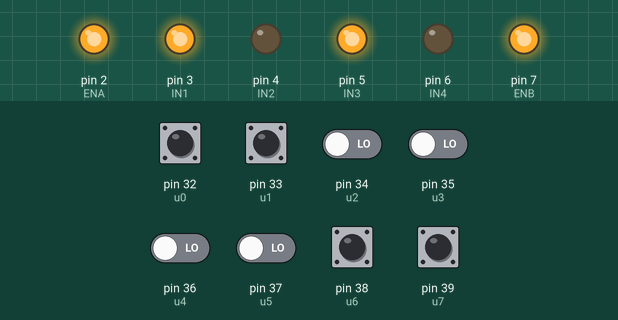
Recording of a sketch running on a simulated Arduino Mega 2560, built with avr-gcc and run on an emulated ATmega2560. On the bench: output pins drawn as LEDs (lit = HIGH). The test bench sets the inputs (shaded band); at power-on: pin 32 (u0), pin 33 (u1), pin 38 (u6), pin 39 (u7) HIGH, pin 34 (u2), pin 35 (u3), pin 36 (u4), pin 37 (u5) LOW. What the sketch prints to the serial monitor is not drawn.

Above: at 0.1 s.
Timing chart, 0 to 1.6 s (numbered marks = the images above):
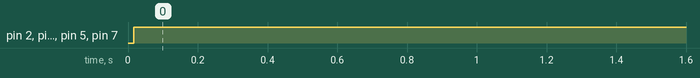

The sketch:

sketch_finish1.ino
```cpp
#define u0 32
#define u1 33
#define u2 34
#define u3 35
#define u4 36
#define u5 37
#define u6 38
#define u7 39

#define ENA 2
#define IN1 3
#define IN2 4
#define IN3 5
#define IN4 6
#define ENB 7


void setup() {


  pinMode(u0, INPUT);
  pinMode(u1, INPUT);
  pinMode(u2, INPUT);
  pinMode(u3, INPUT);
  pinMode(u4, INPUT);
  pinMode(u5, INPUT);
  pinMode(u6, INPUT);
  pinMode(u7, INPUT);

  pinMode(ENA, OUTPUT);
  pinMode(IN1, OUTPUT);
  pinMode(IN2, OUTPUT);
  pinMode(IN3, OUTPUT);
  pinMode(IN4, OUTPUT);
  pinMode(ENB, OUTPUT);

  Serial.begin(9600 );

}

void loop() {


  Serial.println("\n u0=");
  Serial.println(digitalRead(u0));

  Serial.println("\n u1=");
  Serial.println(digitalRead(u1));

  Serial.println("\n u2=");
  Serial.println(digitalRead(u2));

  Serial.println("\n u3=");
  Serial.println(digitalRead(u3));

  Serial.println("\n u4=");
  Serial.println(digitalRead(u4));

  Serial.println("\n u5=");
  Serial.println(digitalRead(u5));

  Serial.println("\n u6=");
  Serial.println(digitalRead(u6));

  Serial.println("\n u7=");
  Serial.println(digitalRead(u7));

int flagl1=0,flagr=0,flags=0,flagl2=0,flagl3=0,flagsl=0,flagsr=0;

int l=0,r=0,s=0,sl=0,sr=0;


if ((digitalRead(u0)==0&&digitalRead(u1)==0)&&((digitalRead(u2)==1||digitalRead(u3)==1||digitalRead(u4)==1||digitalRead(u5)==1)&&digitalRead(u6)==0&&digitalRead(u7)==0))
{
  flags=1;
  s=1;

}


else if ((digitalRead(u0)==0&&digitalRead(u1)==1)&&((digitalRead(u2)==1||digitalRead(u3)==1&&digitalRead(u4)==0&&digitalRead(u5)==0)&&digitalRead(u6)==0&&digitalRead(u7)==0))
{
  flagsl=1;
  sl=1;

}

else if(digitalRead(u0)==1&&digitalRead(u1)==1&&(digitalRead(u2)==1&&digitalRead(u3)==1&&digitalRead(u4)==1&&digitalRead(u5)==1)&&(digitalRead(u6)==1&&digitalRead(u7)==1))
{
  flagl1=1;
  l=1;
}

else if((digitalRead(u0)==1&&digitalRead(u1)==1) && digitalRead(u2)==1 && digitalRead(u3)==1 && digitalRead(u4)==1 && digitalRead(u5)==1&&(digitalRead(u6)==0&& digitalRead(u7)==0))
{
  flagl2=1;
  l=1;

}

else if((digitalRead(u0)==1&&digitalRead(u1)==1)||(digitalRead(u2)==1&&digitalRead(u3)==0 &&digitalRead(u4)==0&&digitalRead(u5)==0)&&(digitalRead(u6)==0&&digitalRead(u7)==0))
{
  flagl3=1;
  l=1;
}


else if((digitalRead(u0)==0&&digitalRead(u1)==0) && (digitalRead(u2)==0&&digitalRead(u3)==0 &&digitalRead(u4)==1 || digitalRead(u5)==1)&&(digitalRead(u6)==1&&digitalRead(u7)==0))
{

flagsr=1;
sr=1;
}


else if((digitalRead(u0)==0&&digitalRead(u1)==0) && (digitalRead(u2)==0&&digitalRead(u3)==0 &&digitalRead(u4)==0&&digitalRead(u5)==1)||(digitalRead(u6)==1&&digitalRead(u7)==1))
{

flagr=1;
r=1;
}

//straight

if (flags=1)
{   digitalWrite(ENA, 255);
    digitalWrite(ENB, 255);

    digitalWrite(IN1, HIGH);
    digitalWrite(IN2, LOW);
    digitalWrite(IN3, HIGH);
    digitalWrite(IN4, LOW);

    Serial.println("\n Go Straight");
}


else if(flagsl==1)
{

    analogWrite(ENA,80);
    analogWrite(ENB,100);

    digitalWrite(IN1,LOW);
    digitalWrite(IN2,HIGH);
    digitalWrite(IN3,HIGH);
    digitalWrite(IN4,LOW);
    delay(50);
    Serial.println("\n Take a short Left");
  }

  else if (flagsr==1)
{

    analogWrite(ENA, 100);
    analogWrite(ENB, 80);

    digitalWrite(IN1,HIGH);
    digitalWrite(IN2, LOW);
    digitalWrite(IN3, LOW);
    digitalWrite(IN4, HIGH);
     delay(50);
    Serial.println("\n Take a Short Right");
  }


//left

else if(flagl1==1)
{

    digitalWrite(ENA, 250);
    digitalWrite(ENB, 250);

    digitalWrite(IN1,LOW);
    digitalWrite(IN2,HIGH);
    digitalWrite(IN3,HIGH);
    digitalWrite(IN4,LOW);
    delay(50);
    Serial.println("\n Take a Left");
  }


  else if (flagl2==1)
{   digitalWrite(ENA,255);
    digitalWrite(ENB,255);

    digitalWrite(IN1,LOW);
    digitalWrite(IN2,HIGH);
    digitalWrite(IN3, HIGH);
    digitalWrite(IN4,LOW);
    delay(50);
    Serial.println("\n Take a Left");
  }


  else if (flagl3==1)
{
    digitalWrite(ENA,255);
    digitalWrite(ENB,255);

    digitalWrite(IN1,LOW);
    digitalWrite(IN2,HIGH);
    digitalWrite(IN3,HIGH);
    digitalWrite(IN4,LOW);
    delay(50);
    Serial.println("\n Take a Left");
  }


//right
  else if (flagr==1)
{

    digitalWrite(ENA,255);
    digitalWrite(ENB, 255);

    digitalWrite(IN1,HIGH);
    digitalWrite(IN2, LOW);
    digitalWrite(IN3, LOW);
    digitalWrite(IN4, HIGH);
     delay(50);
    Serial.println("\n Take a Right");
  }


//dead end

  else if ((digitalRead(u0)==0 && digitalRead(u1)==0 && digitalRead(u2)==0 && digitalRead(u3) ==0&& digitalRead(u4)==0 && digitalRead(u5)==0 && digitalRead(u6)==0 && digitalRead(u7)==0))
 {

    if(s==1||r==1)
    {digitalWrite(ENA,255);
     digitalWrite(ENB,255);

     digitalWrite(IN1,HIGH);
     digitalWrite(IN2, LOW);
     digitalWrite(IN3, LOW);
     digitalWrite(IN4, HIGH);
     delay(50);

     Serial.println("\n Take a Short Right");
    }

  else if(l==1)
    {digitalWrite(ENA,255);
     digitalWrite(ENB,255);

    digitalWrite(IN1, LOW);
    digitalWrite(IN2, HIGH);
    digitalWrite(IN3, HIGH);
    digitalWrite(IN4, LOW);
    delay(50);
    Serial.println("\n Take a left");
    }

 else if(sl==1)
{
    analogWrite(ENA, 100);
    analogWrite(ENB,150);

    digitalWrite(IN1,LOW);
    digitalWrite(IN2,HIGH);
    digitalWrite(IN3,HIGH);
    digitalWrite(IN4,LOW);
    delay(50);
    Serial.println("\n Take a short Left");


}


else if(sr==1)
{
     analogWrite(ENA, 150);
    analogWrite(ENB, 100);

    digitalWrite(IN1,HIGH);
    digitalWrite(IN2, LOW);
    digitalWrite(IN3, LOW);
    digitalWrite(IN4, HIGH);
     delay(50);
    Serial.println("\n Take a Short Right");

}

  }
}
```

Measured:
- by itself, pin 2 (ENA), pin 3 (IN1), pin 5 (IN3), pin 7 (ENB): LOW → HIGH at 0.02 s
